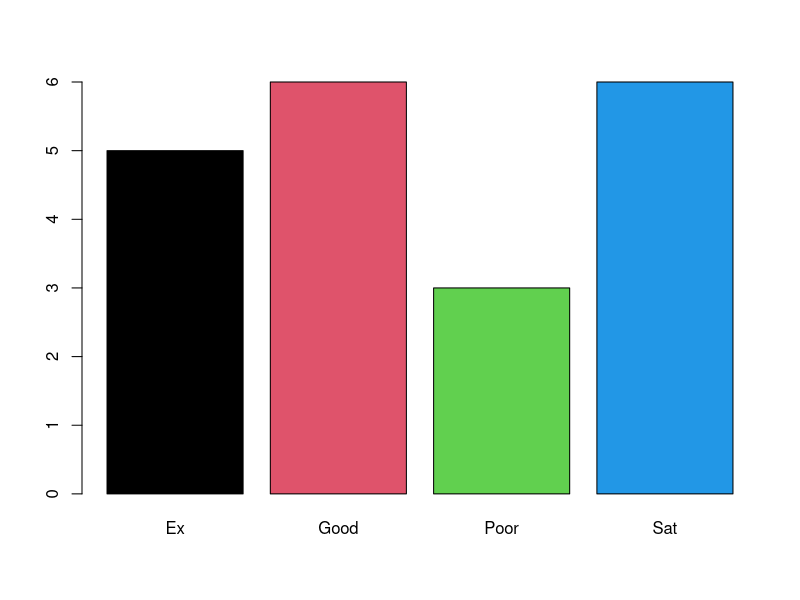
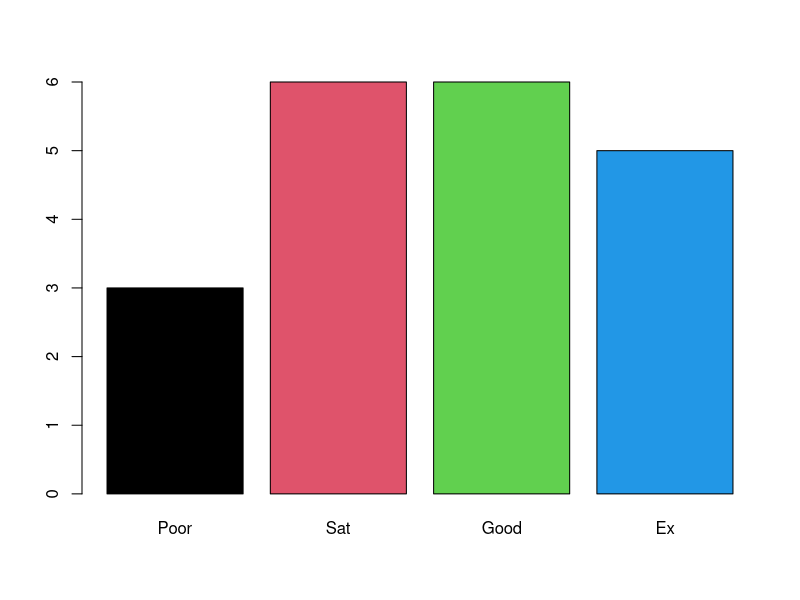

Reproduce these figures in R, in order.
#Creating ordinal data

#Creating factor data without order
(likscale = sample(c('Ex', 'Good', 'Sat', 'Poor'), size=20, replace=T))
summary(likscale)
class(likscale)
likscaleF = factor(likscale)
summary(likscaleF)
class(likscaleF)

#Making it ordinal
likscaleOF = factor(likscale, ordered = T, levels = c('Poor', 'Sat', 'Good', 'Ex'))
summary(likscaleOF)
class(likscaleOF)

#plotting
barplot(table(likscaleF), col=1:4)
barplot(table(likscaleOF), col=1:4)
